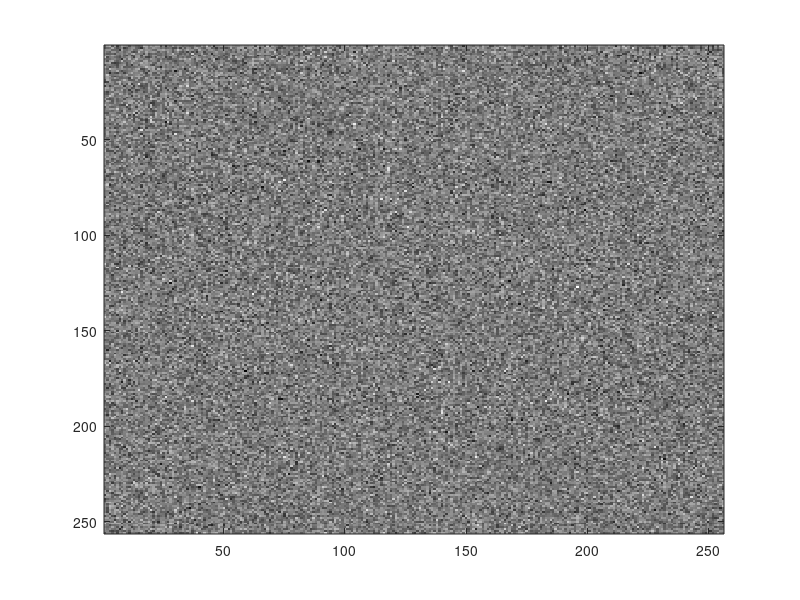

Reproduce this figure in MATLAB. (Note: this script raises an error after producing the figure.)
% Homework 3
% Synthesize images using white Gaussian input and 
% filters generated in homework 1 (disks of different types))
% Zeyu Liu
% 3/19/2019
function homework4_part1

N = 256;
%type = 1; % circular dist
%R = 20;   % radius

rs = 10; % row shift
cs = 10; % column shift

for type=1:3,
    for R=5:10:35,
    
% 1. Generate a white Gaussian random field
w = randn(N);
imagesc(w);
colormap(gray(256));
%pause;

% 2. Apply FFT to the white Gaussian random field you generated in Part 1.
W = fft2(w);
imagesc(real(W));
%pause;

% 3a. Generate a filter in spatial domain
h = filter_gen(N, R, type);
image(h);
pause;

% 3b. Apply FFT to the filter h
H = fft2(h);
imagesc(abs(real(H)));
%pause;

% 3c. Apply circular shift to H
H1 = cir_shift(H, rs, cs);
imagesc(abs(real(H1)));
pause;

% 3d. Multiply H1 with W (feq. domain convolution)
X = H1.*W;   % * means cha chen .* means dian chen 
imagesc(real(X));
%pause;

% 4. Apply inverse-FFT to each of the image you obtained in Part 3
x = ifft2(X);
imagesc(real(x));
pause;
end;
end;
